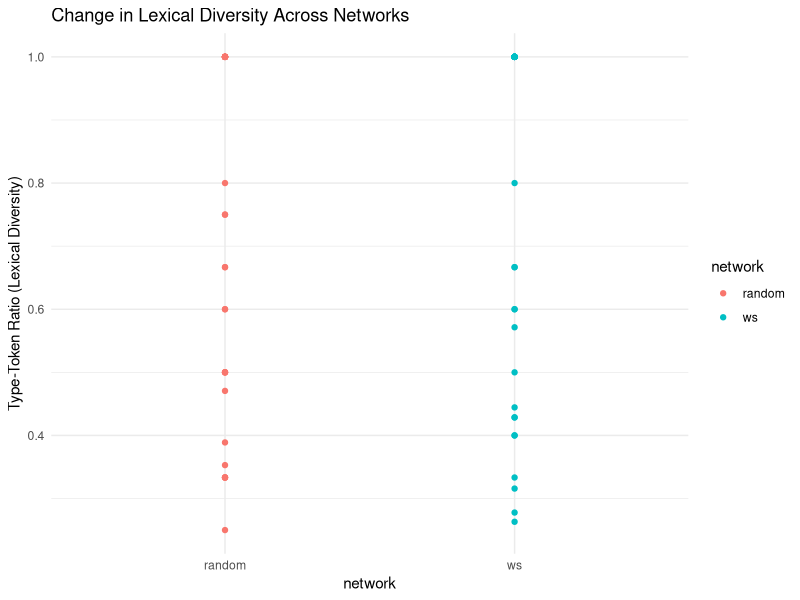
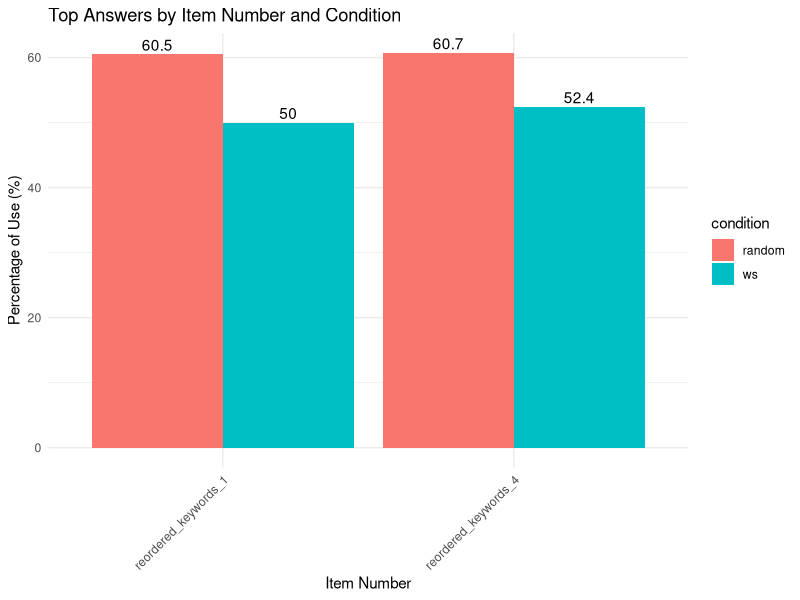
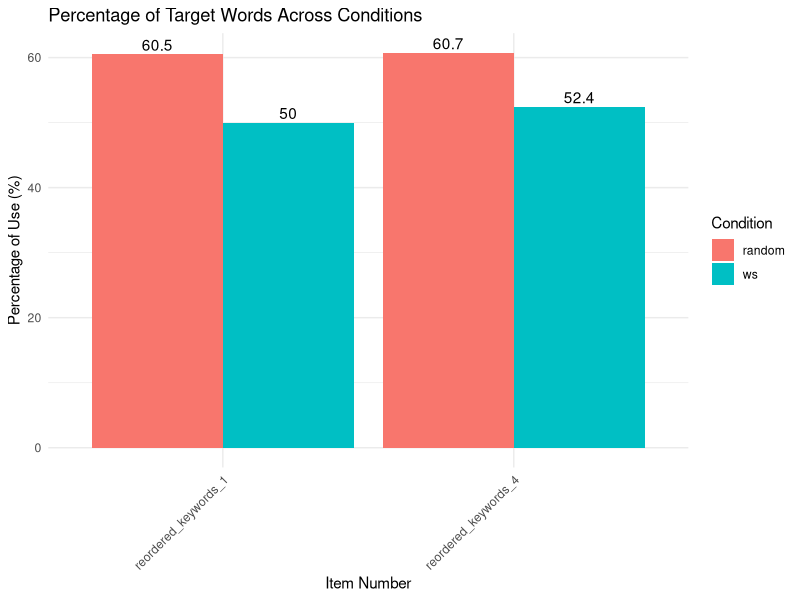
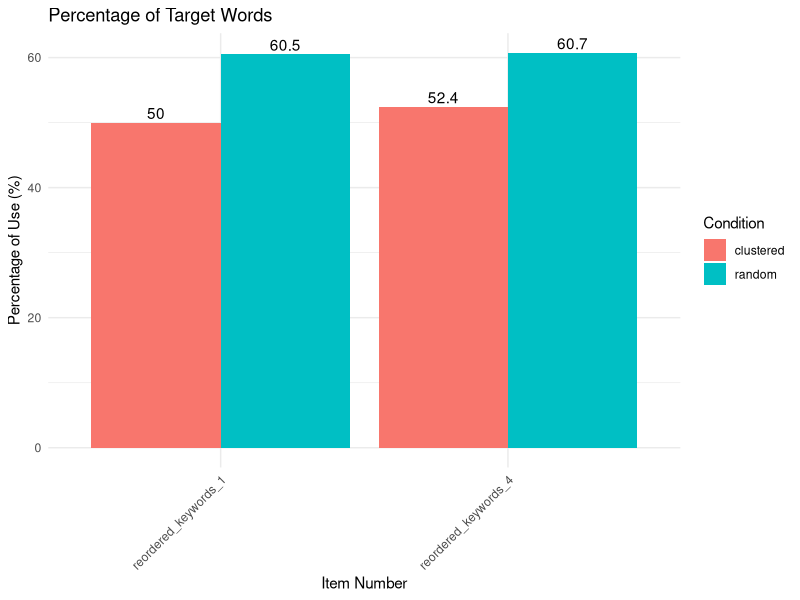

The R source for these figures, in order:

library(dplyr)
library(readxl)

#Lexical diversity analysis
combined_data_long <- read_excel("NLP_answers_24.xlsx")

#Lexical diversity is a measure of the variety of words used in a text relative to the total number of words.
# Function to calculate lexical diversity 
calculate_lv <- function(Answers_clean) {
  num_unique_words <- length(unique(Answers_clean))
  total_words <- length(Answers_clean)
  lv <- num_unique_words / total_words
  return(lv)
}

names(combined_data_long)

# Calculate lv by subsession.round_number, item_number, session_id, and condition
lvdata <- combined_data_long %>%
  dplyr::filter(Answers_clean != "") %>%  # Remove empty answers
  group_by(subsession.round_number, item_number, condition, session_id) %>% #include network_size if you analyse both N24 and N12
  summarize(lexical_diversity = calculate_lv(Answers_clean), .groups = 'drop')
View(lvdata)
# Display the results
print(lvdata, n = 256)
# Export the dataset to a CSV file

################################################################################
############################## glmer analysis###################################
library(lme4)
library(lmerTest)
lvdata <- rename(lvdata, figure = item_number) # new_name = old_name
lvdata <- rename(lvdata, network = condition) # new_name = old_name
lvdata <- rename(lvdata, round = subsession.round_number) # new_name = old_name
str(lvdata)
lvdata <- lvdata %>% mutate_if(is.character, as.factor)
str(lvdata)
contrasts(lvdata$network)


# Interaction effect between round number and condition for each item_number
lvmod0 <- lmer(lexical_diversity ~ 1 + (1 | session_id)  , data = lvdata) #does not converge

lm_model <- lm(lexical_diversity ~ network * round , data = lvdata)
summary(lm_model) # NS effect of network. *** round
library(car)
anova(lm_model)
Anova(lm_model, type = "III")

library(ggplot2)
# Line plot to show change in lexical diversity across rounds for each item_number and condition
ggplot(lvdata, aes(x = network, y = lexical_diversity, color = network)) + # group = interaction(item_number, condition)
  #  geom_line() +
  geom_point() +
  #facet_wrap(~ item_number, scales = "free_y") +  # Facet by item_number
  labs(title = "Change in Lexical Diversity Across Networks",
       # x = "Subsession Round Number", 
       y = "Type-Token Ratio (Lexical Diversity)") +
  theme_minimal()


################################################################################
#############################frequency of top 5 words ##########################
#calculate top 5 answers for each condition and item

# Group by condition, item_number, and answers to calculate the frequency
answer_frequencies <- combined_data_long %>%
  group_by(condition, item_number, Answers_clean) %>%
  summarise(frequency = n()) %>%
  ungroup()

# Calculate total frequency for each condition and item_number
total_frequencies <- answer_frequencies %>%
  group_by(condition, item_number) %>%
  summarise(total_frequency = sum(frequency))

# Join total frequencies back with answer frequencies
answer_frequencies <- answer_frequencies %>%
  left_join(total_frequencies, by = c("condition", "item_number"))

# Sort by frequency in descending order and find the top answers for each condition and item_number
top_answers <- answer_frequencies %>%
  arrange(condition, item_number, desc(frequency)) %>%
  group_by(condition, item_number) %>%
  slice_max(frequency, n = 1)

# Calculate percentage of each top 5 answer
top_answers <- top_answers %>%
  mutate(percentage = (frequency / total_frequency) * 100)

# View the result
print(top_answers)


# Plot the top 5 answers
library(ggplot2)

# Create a bar plot to show the top answers' percentage for each condition and item_number
ggplot(top_answers, aes(x = item_number, y = percentage, fill = condition)) +
  geom_bar(stat = "identity", position = "dodge") +
  geom_text(aes(label = round(percentage, 1)), vjust = -0.3, position = position_dodge(0.9)) +
  labs(title = "Top Answers by Item Number and Condition",
       x = "Item Number", 
       y = "Percentage of Use (%)") +
  theme_minimal() +
  theme(axis.text.x = element_text(angle = 45, hjust = 1))  # Rotate x-axis labels for readability

################################################################################
#############################frequency of target words ##########################

# Filter for the target words and their respective item_numbers across conditions
target_words <- answer_frequencies %>%
  filter((item_number == "reordered_keywords_1" & Answers_clean == "shield") |
           (item_number == "reordered_keywords_2" & Answers_clean == "angel") |
           (item_number == "reordered_keywords_3" & Answers_clean == "flag") |
           (item_number == "reordered_keywords_4" & Answers_clean == "antenna") |
           (item_number == "reordered_keywords_5" & Answers_clean == "apron"))

# Calculate the percentage of each answer
target_words <- target_words %>%
  mutate(percentage = (frequency / total_frequency) * 100)

# Create a bar plot to visualize the percentages across conditions for these specific words
ggplot(target_words, aes(x = item_number, y = percentage, fill = condition)) +
  geom_bar(stat = "identity", position = "dodge") +
  geom_text(aes(label = round(percentage, 1)), vjust = -0.3, position = position_dodge(0.9)) +
  labs(title = "Percentage of Target Words Across Conditions",
       x = "Item Number",
       y = "Percentage of Use (%)",
       fill = "Condition") +
  theme_minimal() +
  theme(axis.text.x = element_text(angle = 45, hjust = 1))  # Rotate x-axis labels for readability


################################################################################
######################Visualize target word percentages#########################

library(dplyr)

# Replace "ws" with "clustered" in the condition column
target_words <- target_words %>%
  mutate(condition = case_when(
    condition == "ws" ~ "clustered",
    TRUE ~ condition  # Keep other conditions unchanged
  ))

# Plot the data with the updated condition label
ggplot(target_words, aes(x = item_number, y = percentage, fill = condition)) +
  geom_bar(stat = "identity", position = "dodge") +
  geom_text(aes(label = round(percentage, 1)), vjust = -0.3, position = position_dodge(0.9)) +
  labs(title = "Percentage of Target Words",
       x = "Item Number",
       y = "Percentage of Use (%)",
       fill = "Condition") +
  theme_minimal() +
  theme(axis.text.x = element_text(angle = 45, hjust = 1))  # Rotate x-axis labels for readability


#visualize the model
#set up a graphic device
# png("C:\\Users\\eylul\\Desktop\\newplot.png",width=3600,height=3000,units="px",res=400,bg="white") 
# 
# ggplot(target_words, aes(x = item_number, y = percentage, fill = condition)) +
#   geom_bar(stat = "identity", position = "dodge") +
#   geom_text(aes(label = round(percentage, 1)), vjust = -0.3, position = position_dodge(0.9),size = 5) +
#   labs(title = "",
#        x = "Item",
#        y = "Percentage of Use (%)",
#        fill = "Condition") +
#   theme_minimal() +
#   theme(
#     axis.title = element_text(size = 18),     # Adjust axis title size
#     axis.text = element_text(size = 18),      # Adjust axis tick labels size
#     plot.title = element_text(size = 20, face = "bold"), # Adjust main title size
#     legend.title = element_text(size = 22),   # Adjust legend title size
#     legend.text = element_text(size = 20),    # Adjust legend text size
#     axis.text.x = element_text(angle = 45, hjust = 1)  # Rotate x-axis labels for readability
#   )
# #turn off device
# dev.off()
